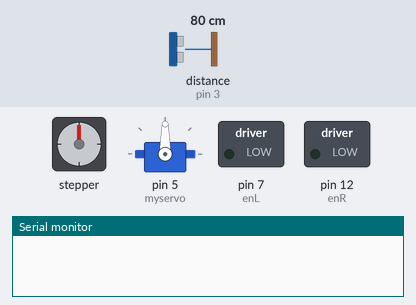
Bench run of a sketch on a simulated Arduino Uno, built with avr-gcc and run on an emulated ATmega328P. Shown: stepper motor, servo, switched loads named in the sketch (green lamp = pin HIGH), the last lines printed to the serial monitor. Wiring (inferred from the names in the program): ultrasonic range finder: trigger pin 2; echo pin 3; stepper motor (200 steps per turn assumed): coils pin 8, pin 9, pin 10, pin 11. The test bench sets the inputs (shaded band); at power-on: distance to the obstacle (sensor on pin 3) 80 cm. The echo pulse lasts 58.3 µs per cm; pins used as bus, display or sensor lines are not drawn.

Above: at 0.1 s.
8.8 s: distance to the obstacle (sensor on pin 3) set to 60 cm
At 8.83 s:
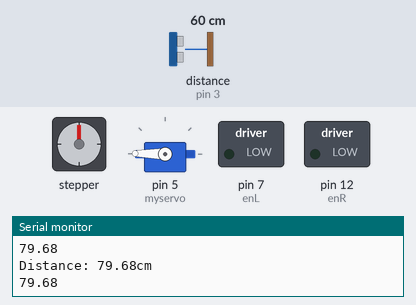
11.8 s: distance to the obstacle (sensor on pin 3) set to 250 cm
At 14.7 s:
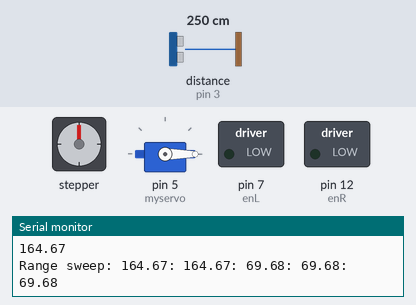
Timing chart, 0 to 20.8 s (numbered marks = the images above; inputs shaded):
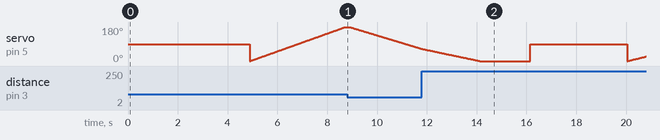

The sketch:

mobileRover.ino
```cpp
//       ^
// Frwd  |
//     __|__
//    [     ]
// []-[     ]-{}
// LM [__.__] RM
//
# include <memory>
# include <Servo.h>
// Define stepper motor connections and steps per revolution:
int setSpeed = 1000;
// Setup servo sweep
Servo myservo;  // create servo object to control a servo
int pos = 0;    // variable to store the servo position
int backpos = 0;
float duration, distance, range;
const int trigPin = 2;
const int echoPin = 3;
double once = 2.25;

// RIGHT Motor connections
int enR = 12;
int R1 = 11;
int R2 = 10;
// LEFT Motor connections
int enL = 7;
int L1 = 9;
int L2 = 8;
int pwmSpeedR = 255;
//170;
int pwmSpeedL = 255;
int pwmMin = 128;
int dirEnum = 1;

class ENVIRONMENT {
  public:
    //measurements
    double range = 0.0;
    double rangeSweep [180] = {0};
    //double range [5] = {0, 0, 0, 0, 0}
};

class MOBOT {
    public:
        //measurements in mm
        int length = 255;
        int bodywidth = 205;
        int height = 160;
        int width = 275;

        void RangeToBlocker(int distance){
            // Ideally this will acept the servo angle parameters to do a trigonometric range approximation
            // Right now, this assumed the ultrasonic sensor is pointed exactly forward

            if (distance < length){
              // Look servo sweep
              // Review Ultrasonic messurement
              // Process photo if applicable
              //turnLeft(1);
            } else {
              double LUs = distance / length;
              //moveForward(LUs);
              }

        }
        double calculateVolume(){
            return length * bodywidth * height;
        }
};

ENVIRONMENT thisENV;

void setup() {
  // Set all the motor control pins to outputs
  pinMode(enR, OUTPUT);
  pinMode(enL, OUTPUT);
  pinMode(R1, OUTPUT);
  pinMode(R2, OUTPUT);
  pinMode(L1, OUTPUT);
  pinMode(L2, OUTPUT);
  pinMode(trigPin, OUTPUT);
  pinMode(echoPin, INPUT);
  // Turn off motors - Initial state
  digitalWrite(enR, 0);
  digitalWrite(enL, 0);
  digitalWrite(R1, LOW);
  digitalWrite(R2, LOW);
  digitalWrite(L1, LOW);
  digitalWrite(L2, LOW);
  myservo.attach(5);
  Serial.begin(115200);
}

void loop() {
  delay(1000);


  dirEnum = pickDirection();
  //lookSweep();
  // Foward
  // if ( dirEnum == 1){
  //   moveForward(3);
  // // Left
  // } else if (dirEnum == 0){
  //   turnLeft(once);
  // } else if (dirEnum == 2){
  //   turnRight(once);
  // } else{
  //   moveBackward(3);
  // }
  delay(1000);
}

double getRange(){
  double sum = 0;
  //Serial.println();
  // Average 3 measurements as a dumb smoothing filter
  // for ( int i = 0; i < 2; i++ ){
  //   digitalWrite(trigPin, LOW);
  //   delayMicroseconds(2);
  //   digitalWrite(trigPin, HIGH);
  //   delayMicroseconds(10);
  //   digitalWrite(trigPin, LOW);
  //   duration = pulseIn(echoPin, HIGH);
  //   distance = (duration*.0343)/2.0;
  //   if (distance = 0){
  //     break;
  //   }
    // Serial.print("Meas");
    // Serial.print(i+1);
    // Serial.print(": ");
    // Serial.print(distance);
    // Serial.println("cm");
    // Serial.print("Meas");
    // Serial.print(i);
    // Serial.print(": ");
    // Serial.print(distance); //distance);
    // Serial.println("cm");
    //sum += distance;
    //delay(10);
  //}
  //range = sum / 2.0000;
  digitalWrite(trigPin, LOW);
  delayMicroseconds(2);
  digitalWrite(trigPin, HIGH);
  delayMicroseconds(10);
  digitalWrite(trigPin, LOW);
  duration = pulseIn(echoPin, HIGH);
  distance = (duration*.0343)/2.0;
  Serial.print("Distance: ");
  Serial.print(distance); //distance);
  Serial.println("cm");
  return distance;
}

void lookAngle(int lookPos) {
    for (pos = 0; pos <= 180; pos += 1) { // goes from 0 degrees to 180 degrees
       // in steps of 1 degree
       myservo.write(lookPos);              // tell servo to go to position in variable 'pos'
       delay(20);                       // waits 15ms for the servo to reach the position
  }
    delay(250);
}

void lookSweepMeasure(){
  for (pos = 0; pos <= 179; pos += 1) { // goes from 0 degrees to 180 degrees
      // in steps of 1 degree
      thisENV.rangeSweep[ pos ] = getRange();
      Serial.println(thisENV.rangeSweep[pos]);
      myservo.write(pos);              // tell servo to go to position in variable 'pos'
      delay(15);                       // waits 15ms for the servo to reach the position
  }
  delay(200);
  Serial.println(pos);
  for (pos = 179; pos >= 0; pos -= 1) { // goes from 180 degrees to 0 degrees
                // tell servo to go to position in variable 'pos'
    thisENV.rangeSweep[ pos ] = (thisENV.rangeSweep[ pos ] + getRange() ) / 2.0;
    Serial.println(thisENV.rangeSweep[pos]);
    myservo.write(pos);
    delay(20);                       // waits 15ms for the servo to reach the position
  }
}

void lookSweep() {
    for (pos = 0; pos <= 179; pos += 1) { // goes from 0 degrees to 180 degrees
       // in steps of 1 degree
       myservo.write(pos);              // tell servo to go to position in variable 'pos'
       delay(15);                       // waits 15ms for the servo to reach the position
  }
  delay(500);

  for (pos = 179; pos >= 0; pos -= 1) { // goes from 180 degrees to 0 degrees
    myservo.write(pos);              // tell servo to go to position in variable 'pos'
    delay(15);                       // waits 15ms for the servo to reach the position
  }
delay(500);
}

int stepCalc(double in){
  int t = in*50;
  if (t > 50){
    return t;
  } else{
    return 50;
  }
}

int pickDirection(){
  lookAngle(90);

  lookSweepMeasure();
  Serial.print("Range sweep: ");
  Serial.print(thisENV.rangeSweep[0]);
  Serial.print(": ");
  Serial.print(thisENV.rangeSweep[45]);
  Serial.print(": ");
  Serial.print(thisENV.rangeSweep[90]);
  Serial.print(": ");
  Serial.print(thisENV.rangeSweep[135]);
  Serial.print(": ");
  Serial.println(thisENV.rangeSweep[179]);
  return 1;
}

int delayCalc(double in){
  int t = in*1000;
  return t;
}

void motorsOff(){
   // Now turn off motors
  digitalWrite(R1, LOW);
  digitalWrite(R2, LOW);
  digitalWrite(L1, LOW);
  digitalWrite(L2, LOW);
}

void accelerateTo( int pwmLeft,
                   int pwmRight ){
    int minVal = min(pwmLeft, pwmRight);
    for (int i = pwmMin; i < minVal ; i++) {
    analogWrite(enR, i);
    analogWrite(enL, i);
    delay(20);
   }
}
void moveForward(double LUs){
  // Set motors to maximum speed
  // For PWM maximum possible values are 0 to 255
    // Accelerate from zero to maximum speed
  //accelerateTo( pwmSpeedL, pwmSpeedR );
  analogWrite(enR, pwmSpeedR);
  analogWrite(enL, pwmSpeedL);
  // Turn on motor A & B
  //int t = delayCalc(LUs) / 100;
  int full = stepCalc(LUs);
  //bool skipright = false;
  // Because these motors are so variable,
  // Its best to apply another 50% duty cycle to slow the speed
  for ( int i = 0; i<full; i++){
    digitalWrite(R1, HIGH);
    digitalWrite(R2, LOW);
    digitalWrite(L1, LOW);
    digitalWrite(L2, HIGH);
    //if (skipright){
    //  skipright = false;
    //} else{
    //  skipright = true;
    //  digitalWrite(R1, LOW);
    //  digitalWrite(R2, LOW);
    //}
    delay(10);
    //delay( t );
    motorsOff();
    delay(10);
  }
}

void moveBackward(double LUs){
  // Set motors to maximum speed
  // For PWM maximum possible values are 0 to 255
  analogWrite(enR, pwmSpeedR);
  analogWrite(enL, pwmSpeedL);
  // Turn on motor A & B

  digitalWrite(R1, LOW);
  digitalWrite(R2, HIGH);
  digitalWrite(L1, HIGH);
  digitalWrite(L2, LOW);
  delay( delayCalc(LUs) );
  motorsOff();
}

void turnRight(double LUs){
  // Set motors to maximum speed
  // For PWM maximum possible values are 0 to 255
  analogWrite(enR, pwmSpeedR);
  analogWrite(enL, pwmSpeedL);
  // Turn on motor A & B
  int full = stepCalc(LUs);
  for ( int i = 0; i<full; i++){
     digitalWrite(R1, LOW);
     digitalWrite(R2, HIGH);
     digitalWrite(L1, LOW);
     digitalWrite(L2, HIGH);
     delay(10);
     motorsOff();
     delay(10);
  }
}

void turnLeft(double LUs){
  // Set motors to maximum speed
  // For PWM maximum possible values are 0 to 255
  analogWrite(enR, pwmSpeedR);
  analogWrite(enL, pwmSpeedL);
  int full = stepCalc(LUs);
  for ( int i = 0; i<full; i++){
     digitalWrite(R1, HIGH);
     digitalWrite(R2, LOW);
     digitalWrite(L1, HIGH);
     digitalWrite(L2, LOW);
     delay(10);
     motorsOff();
     delay(10);
   }
}

// This function lets you control spinning direction of motors
void directionControl() {
  // Set motors to maximum speed
  // For PWM maximum possible values are 0 to 255
  analogWrite(enR, pwmSpeedR);
  analogWrite(enL, pwmSpeedL);

  // Turn on motor A & B
  digitalWrite(R1, LOW);
  digitalWrite(R2, HIGH);
  digitalWrite(L1, HIGH);
  digitalWrite(L2, LOW);
  delay(2000);

  // Now change motor directions
  digitalWrite(R1, HIGH);
  digitalWrite(R2, LOW);
  digitalWrite(L1, LOW);
  digitalWrite(L2, HIGH);
  delay(2000);

  // Turn off motors
  digitalWrite(R1, LOW);
  digitalWrite(R2, LOW);
  digitalWrite(L1, LOW);
  digitalWrite(L2, LOW);
}

// This function lets you control speed of the motors
void speedControl() {
  // Turn on motors
  digitalWrite(R1, HIGH);
  digitalWrite(R2, LOW);
  digitalWrite(L1, LOW);
  digitalWrite(L2, HIGH);

  // Accelerate from zero to maximum speed
  for (int i = 0; i < 256; i++) {
    analogWrite(enR, i);
    analogWrite(enL, i);
    delay(20);
  }

  // Decelerate from maximum speed to zero
  for (int i = 255; i >= 0; --i) {
    analogWrite(enR, i);
    analogWrite(enL, i);
    delay(20);
  }

  // Now turn off motors
  digitalWrite(R1, LOW);
  digitalWrite(R2, LOW);
  digitalWrite(L1, LOW);
  digitalWrite(L2, LOW);
}
```
